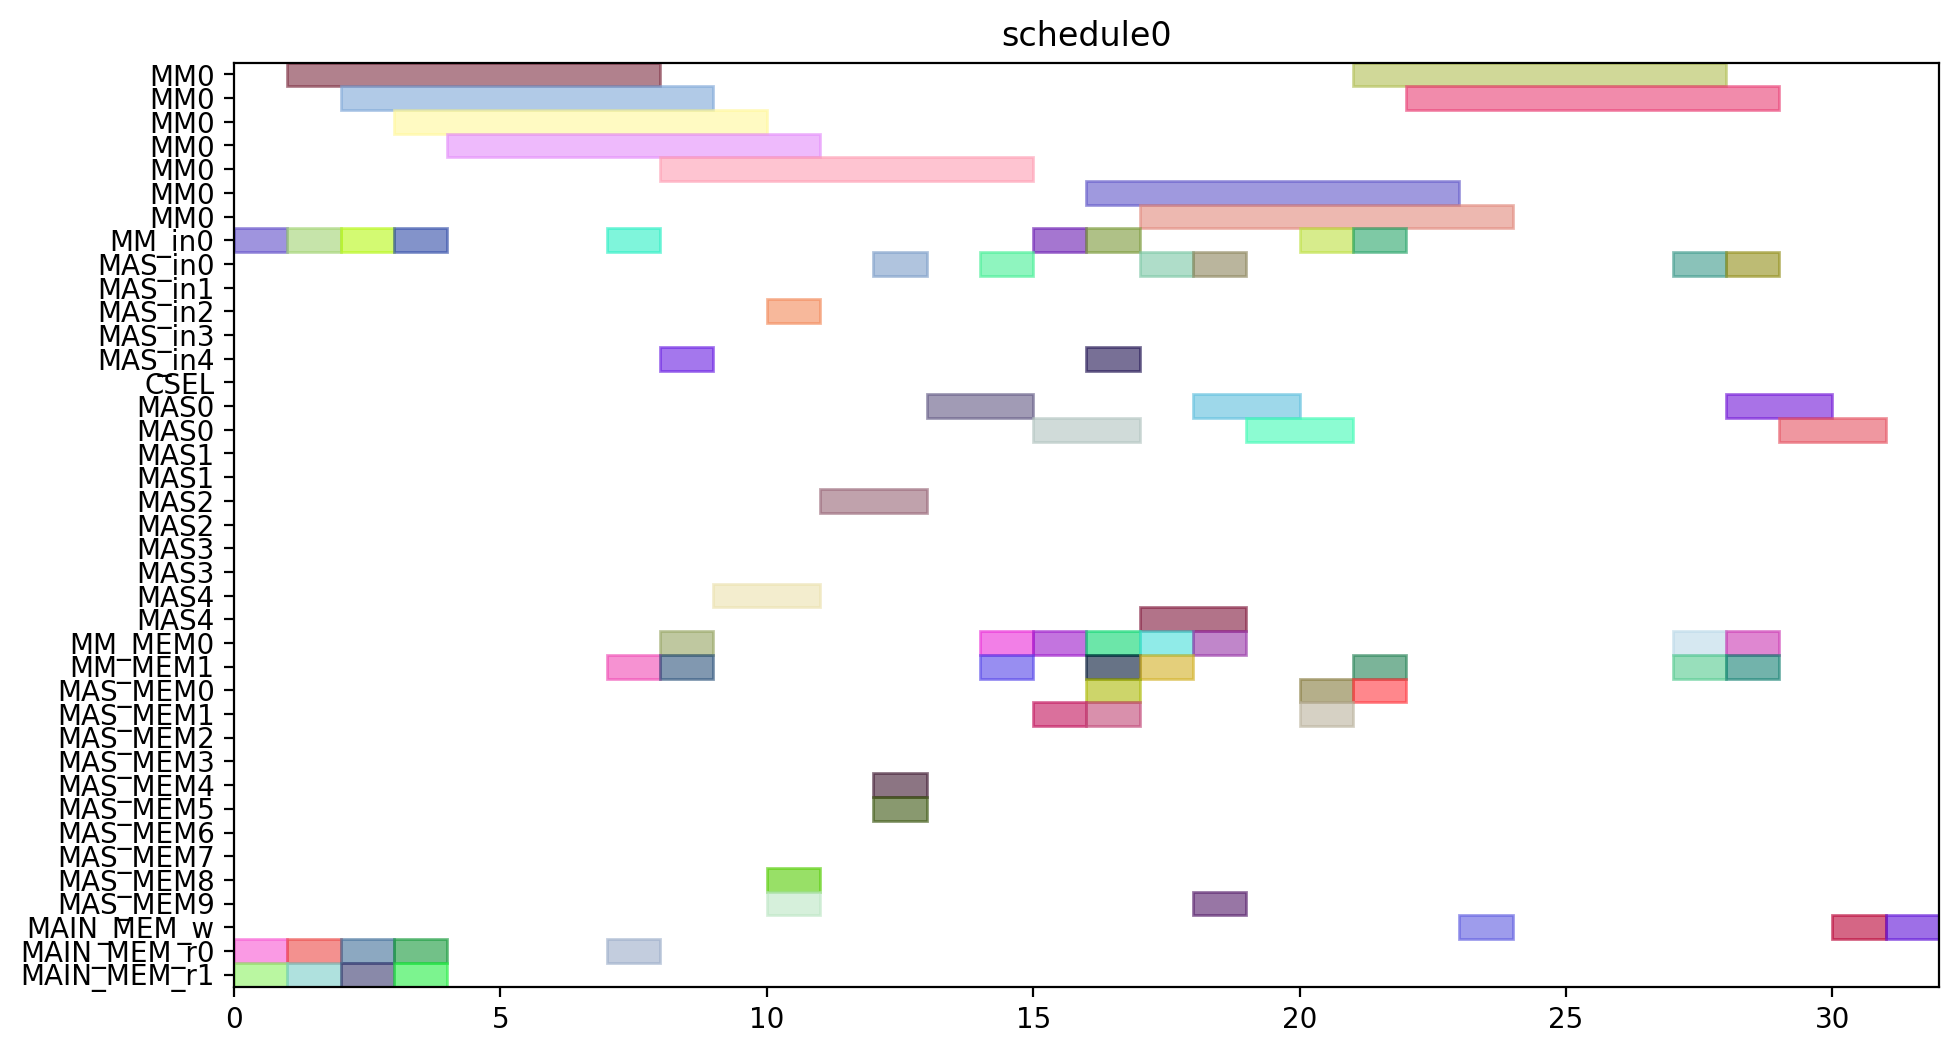

Recreate this plot in Python.
from pyschedule import Scenario, solvers, plotters, alt


def solve():
	horizon = 120
	S = Scenario("schedule0", horizon=horizon)

	# resource
	MM = S.Resources('MM', num=1, size=7)
	MM_in = S.Resources('MM_in', num=1)
	MAS_in = S.Resources('MAS_in', num=5)
	CSEL = S.Resource('CSEL')
	MAS = S.Resources('MAS', num=5, size=2, periods=range(1, horizon))
	MM_MEM = S.Resources('MM_MEM', num=2)
	MAS_MEM = S.Resources('MAS_MEM', num=10)
	MAIN_MEM_w = S.Resource('MAIN_MEM_w', size=1)
	MAIN_MEM_r = S.Resources('MAIN_MEM_r', num=2)

	# result of previous scheduling

	# new tasks
	t0 = S.Task('t0', length=7, delay_cost=1)
	t0 += alt(MM)
	t0_in = S.Task('t0_in', length=1, delay_cost=1)
	t0_in += alt(MM_in)
	S += t0_in*MM_in[0]<=t0*MM[0]
	t0_mem0 = S.Task('t0_mem0', length=1, delay_cost=1)
	t0_mem0 += MAIN_MEM_r[0]
	S += t0_mem0 <= t0

	t0_mem1 = S.Task('t0_mem1', length=1, delay_cost=1)
	t0_mem1 += MAIN_MEM_r[1]
	S += t0_mem1 <= t0

	t3 = S.Task('t3', length=7, delay_cost=1)
	t3 += alt(MM)
	t3_in = S.Task('t3_in', length=1, delay_cost=1)
	t3_in += alt(MM_in)
	S += t3_in*MM_in[0]<=t3*MM[0]
	t3_mem0 = S.Task('t3_mem0', length=1, delay_cost=1)
	t3_mem0 += MAIN_MEM_r[0]
	S += t3_mem0 <= t3

	t3_mem1 = S.Task('t3_mem1', length=1, delay_cost=1)
	t3_mem1 += MAIN_MEM_r[1]
	S += t3_mem1 <= t3

	t1 = S.Task('t1', length=7, delay_cost=1)
	t1 += alt(MM)
	t1_in = S.Task('t1_in', length=1, delay_cost=1)
	t1_in += alt(MM_in)
	S += t1_in*MM_in[0]<=t1*MM[0]
	t1_mem0 = S.Task('t1_mem0', length=1, delay_cost=1)
	t1_mem0 += MAIN_MEM_r[0]
	S += t1_mem0 <= t1

	t1_mem1 = S.Task('t1_mem1', length=1, delay_cost=1)
	t1_mem1 += MAIN_MEM_r[1]
	S += t1_mem1 <= t1

	t2 = S.Task('t2', length=7, delay_cost=1)
	t2 += alt(MM)
	t2_in = S.Task('t2_in', length=1, delay_cost=1)
	t2_in += alt(MM_in)
	S += t2_in*MM_in[0]<=t2*MM[0]
	t2_mem0 = S.Task('t2_mem0', length=1, delay_cost=1)
	t2_mem0 += MAIN_MEM_r[0]
	S += t2_mem0 <= t2

	t2_mem1 = S.Task('t2_mem1', length=1, delay_cost=1)
	t2_mem1 += MAIN_MEM_r[1]
	S += t2_mem1 <= t2

	t4 = S.Task('t4', length=7, delay_cost=1)
	t4 += alt(MM)
	t4_in = S.Task('t4_in', length=1, delay_cost=1)
	t4_in += alt(MM_in)
	S += t4_in*MM_in[0]<=t4*MM[0]
	t4_mem0 = S.Task('t4_mem0', length=1, delay_cost=1)
	t4_mem0 += MAIN_MEM_r[0]
	S += t4_mem0 <= t4

	t4_mem1 = S.Task('t4_mem1', length=1, delay_cost=1)
	t4_mem1 += alt(MM_MEM)
	S += (t2*MM[0])-1 < t4_mem1*MM_MEM[1]
	S += t4_mem1 <= t4

	t5 = S.Task('t5', length=2, delay_cost=1)
	t5 += alt(MAS)
	t5_in = S.Task('t5_in', length=1, delay_cost=1)
	t5_in += alt(MAS_in)
	S += t5_in*MAS_in[0]<=t5*MAS[0]

	S += t5_in*MAS_in[1]<=t5*MAS[1]

	S += t5_in*MAS_in[2]<=t5*MAS[2]

	S += t5_in*MAS_in[3]<=t5*MAS[3]

	S += t5_in*MAS_in[4]<=t5*MAS[4]

	t5_mem0 = S.Task('t5_mem0', length=1, delay_cost=1)
	t5_mem0 += alt(MM_MEM)
	S += (t0*MM[0])-1 < t5_mem0*MM_MEM[0]
	S += t5_mem0 <= t5

	t5_mem1 = S.Task('t5_mem1', length=1, delay_cost=1)
	t5_mem1 += alt(MM_MEM)
	S += (t0*MM[0])-1 < t5_mem1*MM_MEM[1]
	S += t5_mem1 <= t5

	t6 = S.Task('t6', length=2, delay_cost=1)
	t6 += alt(MAS)
	t6_in = S.Task('t6_in', length=1, delay_cost=1)
	t6_in += alt(MAS_in)
	S += t6_in*MAS_in[0]<=t6*MAS[0]

	S += t6_in*MAS_in[1]<=t6*MAS[1]

	S += t6_in*MAS_in[2]<=t6*MAS[2]

	S += t6_in*MAS_in[3]<=t6*MAS[3]

	S += t6_in*MAS_in[4]<=t6*MAS[4]

	t6_mem0 = S.Task('t6_mem0', length=1, delay_cost=1)
	t6_mem0 += alt(MAS_MEM)
	S += (t5*MAS[0])-1 < t6_mem0*MAS_MEM[0]
	S += (t5*MAS[1])-1 < t6_mem0*MAS_MEM[2]
	S += (t5*MAS[2])-1 < t6_mem0*MAS_MEM[4]
	S += (t5*MAS[3])-1 < t6_mem0*MAS_MEM[6]
	S += (t5*MAS[4])-1 < t6_mem0*MAS_MEM[8]
	S += t6_mem0 <= t6

	t6_mem1 = S.Task('t6_mem1', length=1, delay_cost=1)
	t6_mem1 += alt(MAS_MEM)
	S += (t5*MAS[0])-1 < t6_mem1*MAS_MEM[1]
	S += (t5*MAS[1])-1 < t6_mem1*MAS_MEM[3]
	S += (t5*MAS[2])-1 < t6_mem1*MAS_MEM[5]
	S += (t5*MAS[3])-1 < t6_mem1*MAS_MEM[7]
	S += (t5*MAS[4])-1 < t6_mem1*MAS_MEM[9]
	S += t6_mem1 <= t6

	t9 = S.Task('t9', length=2, delay_cost=1)
	t9 += alt(MAS)
	t9_in = S.Task('t9_in', length=1, delay_cost=1)
	t9_in += alt(MAS_in)
	S += t9_in*MAS_in[0]<=t9*MAS[0]

	S += t9_in*MAS_in[1]<=t9*MAS[1]

	S += t9_in*MAS_in[2]<=t9*MAS[2]

	S += t9_in*MAS_in[3]<=t9*MAS[3]

	S += t9_in*MAS_in[4]<=t9*MAS[4]

	t9_mem0 = S.Task('t9_mem0', length=1, delay_cost=1)
	t9_mem0 += alt(MM_MEM)
	S += (t0*MM[0])-1 < t9_mem0*MM_MEM[0]
	S += t9_mem0 <= t9

	t9_mem1 = S.Task('t9_mem1', length=1, delay_cost=1)
	t9_mem1 += alt(MM_MEM)
	S += (t4*MM[0])-1 < t9_mem1*MM_MEM[1]
	S += t9_mem1 <= t9

	t10 = S.Task('t10', length=2, delay_cost=1)
	t10 += alt(MAS)
	t10_in = S.Task('t10_in', length=1, delay_cost=1)
	t10_in += alt(MAS_in)
	S += t10_in*MAS_in[0]<=t10*MAS[0]

	S += t10_in*MAS_in[1]<=t10*MAS[1]

	S += t10_in*MAS_in[2]<=t10*MAS[2]

	S += t10_in*MAS_in[3]<=t10*MAS[3]

	S += t10_in*MAS_in[4]<=t10*MAS[4]

	t10_mem0 = S.Task('t10_mem0', length=1, delay_cost=1)
	t10_mem0 += alt(MM_MEM)
	S += (t4*MM[0])-1 < t10_mem0*MM_MEM[0]
	S += t10_mem0 <= t10

	t10_mem1 = S.Task('t10_mem1', length=1, delay_cost=1)
	t10_mem1 += alt(MM_MEM)
	S += (t4*MM[0])-1 < t10_mem1*MM_MEM[1]
	S += t10_mem1 <= t10

	t7 = S.Task('t7', length=2, delay_cost=1)
	t7 += alt(MAS)
	t7_in = S.Task('t7_in', length=1, delay_cost=1)
	t7_in += alt(MAS_in)
	S += t7_in*MAS_in[0]<=t7*MAS[0]

	S += t7_in*MAS_in[1]<=t7*MAS[1]

	S += t7_in*MAS_in[2]<=t7*MAS[2]

	S += t7_in*MAS_in[3]<=t7*MAS[3]

	S += t7_in*MAS_in[4]<=t7*MAS[4]

	t7_mem0 = S.Task('t7_mem0', length=1, delay_cost=1)
	t7_mem0 += alt(MAS_MEM)
	S += (t6*MAS[0])-1 < t7_mem0*MAS_MEM[0]
	S += (t6*MAS[1])-1 < t7_mem0*MAS_MEM[2]
	S += (t6*MAS[2])-1 < t7_mem0*MAS_MEM[4]
	S += (t6*MAS[3])-1 < t7_mem0*MAS_MEM[6]
	S += (t6*MAS[4])-1 < t7_mem0*MAS_MEM[8]
	S += t7_mem0 <= t7

	t7_mem1 = S.Task('t7_mem1', length=1, delay_cost=1)
	t7_mem1 += alt(MAS_MEM)
	S += (t6*MAS[0])-1 < t7_mem1*MAS_MEM[1]
	S += (t6*MAS[1])-1 < t7_mem1*MAS_MEM[3]
	S += (t6*MAS[2])-1 < t7_mem1*MAS_MEM[5]
	S += (t6*MAS[3])-1 < t7_mem1*MAS_MEM[7]
	S += (t6*MAS[4])-1 < t7_mem1*MAS_MEM[9]
	S += t7_mem1 <= t7

	t11 = S.Task('t11', length=2, delay_cost=1)
	t11 += alt(MAS)
	t11_in = S.Task('t11_in', length=1, delay_cost=1)
	t11_in += alt(MAS_in)
	S += t11_in*MAS_in[0]<=t11*MAS[0]

	S += t11_in*MAS_in[1]<=t11*MAS[1]

	S += t11_in*MAS_in[2]<=t11*MAS[2]

	S += t11_in*MAS_in[3]<=t11*MAS[3]

	S += t11_in*MAS_in[4]<=t11*MAS[4]

	t11_mem0 = S.Task('t11_mem0', length=1, delay_cost=1)
	t11_mem0 += alt(MAS_MEM)
	S += (t10*MAS[0])-1 < t11_mem0*MAS_MEM[0]
	S += (t10*MAS[1])-1 < t11_mem0*MAS_MEM[2]
	S += (t10*MAS[2])-1 < t11_mem0*MAS_MEM[4]
	S += (t10*MAS[3])-1 < t11_mem0*MAS_MEM[6]
	S += (t10*MAS[4])-1 < t11_mem0*MAS_MEM[8]
	S += t11_mem0 <= t11

	t11_mem1 = S.Task('t11_mem1', length=1, delay_cost=1)
	t11_mem1 += alt(MM_MEM)
	S += (t4*MM[0])-1 < t11_mem1*MM_MEM[1]
	S += t11_mem1 <= t11

	t8 = S.Task('t8', length=7, delay_cost=1)
	t8 += alt(MM)
	t8_in = S.Task('t8_in', length=1, delay_cost=1)
	t8_in += alt(MM_in)
	S += t8_in*MM_in[0]<=t8*MM[0]
	t8_mem0 = S.Task('t8_mem0', length=1, delay_cost=1)
	t8_mem0 += alt(MM_MEM)
	S += (t4*MM[0])-1 < t8_mem0*MM_MEM[0]
	S += t8_mem0 <= t8

	t8_mem1 = S.Task('t8_mem1', length=1, delay_cost=1)
	t8_mem1 += alt(MAS_MEM)
	S += (t7*MAS[0])-1 < t8_mem1*MAS_MEM[1]
	S += (t7*MAS[1])-1 < t8_mem1*MAS_MEM[3]
	S += (t7*MAS[2])-1 < t8_mem1*MAS_MEM[5]
	S += (t7*MAS[3])-1 < t8_mem1*MAS_MEM[7]
	S += (t7*MAS[4])-1 < t8_mem1*MAS_MEM[9]
	S += t8_mem1 <= t8

	new_PZ = S.Task('new_PZ', length=7, delay_cost=1)
	new_PZ += alt(MM)
	new_PZ_in = S.Task('new_PZ_in', length=1, delay_cost=1)
	new_PZ_in += alt(MM_in)
	S += new_PZ_in*MM_in[0]<=new_PZ*MM[0]
	S += 0<new_PZ

	new_PZ_w = S.Task('new_PZ_w', length=1, delay_cost=1)
	new_PZ_w += alt(MAIN_MEM_w)
	S += new_PZ <= new_PZ_w

	new_PZ_mem0 = S.Task('new_PZ_mem0', length=1, delay_cost=1)
	new_PZ_mem0 += alt(MM_MEM)
	S += (t1*MM[0])-1 < new_PZ_mem0*MM_MEM[0]
	S += new_PZ_mem0 <= new_PZ

	new_PZ_mem1 = S.Task('new_PZ_mem1', length=1, delay_cost=1)
	new_PZ_mem1 += alt(MAS_MEM)
	S += (t7*MAS[0])-1 < new_PZ_mem1*MAS_MEM[1]
	S += (t7*MAS[1])-1 < new_PZ_mem1*MAS_MEM[3]
	S += (t7*MAS[2])-1 < new_PZ_mem1*MAS_MEM[5]
	S += (t7*MAS[3])-1 < new_PZ_mem1*MAS_MEM[7]
	S += (t7*MAS[4])-1 < new_PZ_mem1*MAS_MEM[9]
	S += new_PZ_mem1 <= new_PZ

	t12 = S.Task('t12', length=2, delay_cost=1)
	t12 += alt(MAS)
	t12_in = S.Task('t12_in', length=1, delay_cost=1)
	t12_in += alt(MAS_in)
	S += t12_in*MAS_in[0]<=t12*MAS[0]

	S += t12_in*MAS_in[1]<=t12*MAS[1]

	S += t12_in*MAS_in[2]<=t12*MAS[2]

	S += t12_in*MAS_in[3]<=t12*MAS[3]

	S += t12_in*MAS_in[4]<=t12*MAS[4]

	t12_mem0 = S.Task('t12_mem0', length=1, delay_cost=1)
	t12_mem0 += alt(MM_MEM)
	S += (t0*MM[0])-1 < t12_mem0*MM_MEM[0]
	S += t12_mem0 <= t12

	t12_mem1 = S.Task('t12_mem1', length=1, delay_cost=1)
	t12_mem1 += alt(MAS_MEM)
	S += (t11*MAS[0])-1 < t12_mem1*MAS_MEM[1]
	S += (t11*MAS[1])-1 < t12_mem1*MAS_MEM[3]
	S += (t11*MAS[2])-1 < t12_mem1*MAS_MEM[5]
	S += (t11*MAS[3])-1 < t12_mem1*MAS_MEM[7]
	S += (t11*MAS[4])-1 < t12_mem1*MAS_MEM[9]
	S += t12_mem1 <= t12

	t13 = S.Task('t13', length=7, delay_cost=1)
	t13 += alt(MM)
	t13_in = S.Task('t13_in', length=1, delay_cost=1)
	t13_in += alt(MM_in)
	S += t13_in*MM_in[0]<=t13*MM[0]
	t13_mem0 = S.Task('t13_mem0', length=1, delay_cost=1)
	t13_mem0 += alt(MAS_MEM)
	S += (t12*MAS[0])-1 < t13_mem0*MAS_MEM[0]
	S += (t12*MAS[1])-1 < t13_mem0*MAS_MEM[2]
	S += (t12*MAS[2])-1 < t13_mem0*MAS_MEM[4]
	S += (t12*MAS[3])-1 < t13_mem0*MAS_MEM[6]
	S += (t12*MAS[4])-1 < t13_mem0*MAS_MEM[8]
	S += t13_mem0 <= t13

	t13_mem1 = S.Task('t13_mem1', length=1, delay_cost=1)
	t13_mem1 += alt(MAS_MEM)
	S += (t9*MAS[0])-1 < t13_mem1*MAS_MEM[1]
	S += (t9*MAS[1])-1 < t13_mem1*MAS_MEM[3]
	S += (t9*MAS[2])-1 < t13_mem1*MAS_MEM[5]
	S += (t9*MAS[3])-1 < t13_mem1*MAS_MEM[7]
	S += (t9*MAS[4])-1 < t13_mem1*MAS_MEM[9]
	S += t13_mem1 <= t13

	t14 = S.Task('t14', length=7, delay_cost=1)
	t14 += alt(MM)
	t14_in = S.Task('t14_in', length=1, delay_cost=1)
	t14_in += alt(MM_in)
	S += t14_in*MM_in[0]<=t14*MM[0]
	t14_mem0 = S.Task('t14_mem0', length=1, delay_cost=1)
	t14_mem0 += alt(MAS_MEM)
	S += (t12*MAS[0])-1 < t14_mem0*MAS_MEM[0]
	S += (t12*MAS[1])-1 < t14_mem0*MAS_MEM[2]
	S += (t12*MAS[2])-1 < t14_mem0*MAS_MEM[4]
	S += (t12*MAS[3])-1 < t14_mem0*MAS_MEM[6]
	S += (t12*MAS[4])-1 < t14_mem0*MAS_MEM[8]
	S += t14_mem0 <= t14

	t14_mem1 = S.Task('t14_mem1', length=1, delay_cost=1)
	t14_mem1 += alt(MM_MEM)
	S += (t3*MM[0])-1 < t14_mem1*MM_MEM[1]
	S += t14_mem1 <= t14

	new_PY = S.Task('new_PY', length=2, delay_cost=1)
	new_PY += alt(MAS)
	new_PY_in = S.Task('new_PY_in', length=1, delay_cost=1)
	new_PY_in += alt(MAS_in)
	S += new_PY_in*MAS_in[0]<=new_PY*MAS[0]

	S += new_PY_in*MAS_in[1]<=new_PY*MAS[1]

	S += new_PY_in*MAS_in[2]<=new_PY*MAS[2]

	S += new_PY_in*MAS_in[3]<=new_PY*MAS[3]

	S += new_PY_in*MAS_in[4]<=new_PY*MAS[4]

	S += 0<new_PY

	new_PY_w = S.Task('new_PY_w', length=1, delay_cost=1)
	new_PY_w += alt(MAIN_MEM_w)
	S += new_PY <= new_PY_w

	new_PY_mem0 = S.Task('new_PY_mem0', length=1, delay_cost=1)
	new_PY_mem0 += alt(MM_MEM)
	S += (t8*MM[0])-1 < new_PY_mem0*MM_MEM[0]
	S += new_PY_mem0 <= new_PY

	new_PY_mem1 = S.Task('new_PY_mem1', length=1, delay_cost=1)
	new_PY_mem1 += alt(MM_MEM)
	S += (t13*MM[0])-1 < new_PY_mem1*MM_MEM[1]
	S += new_PY_mem1 <= new_PY

	new_PX = S.Task('new_PX', length=2, delay_cost=1)
	new_PX += alt(MAS)
	new_PX_in = S.Task('new_PX_in', length=1, delay_cost=1)
	new_PX_in += alt(MAS_in)
	S += new_PX_in*MAS_in[0]<=new_PX*MAS[0]

	S += new_PX_in*MAS_in[1]<=new_PX*MAS[1]

	S += new_PX_in*MAS_in[2]<=new_PX*MAS[2]

	S += new_PX_in*MAS_in[3]<=new_PX*MAS[3]

	S += new_PX_in*MAS_in[4]<=new_PX*MAS[4]

	S += 0<new_PX

	new_PX_w = S.Task('new_PX_w', length=1, delay_cost=1)
	new_PX_w += alt(MAIN_MEM_w)
	S += new_PX <= new_PX_w

	new_PX_mem0 = S.Task('new_PX_mem0', length=1, delay_cost=1)
	new_PX_mem0 += alt(MM_MEM)
	S += (t14*MM[0])-1 < new_PX_mem0*MM_MEM[0]
	S += new_PX_mem0 <= new_PX

	new_PX_mem1 = S.Task('new_PX_mem1', length=1, delay_cost=1)
	new_PX_mem1 += alt(MM_MEM)
	S += (t14*MM[0])-1 < new_PX_mem1*MM_MEM[1]
	S += new_PX_mem1 <= new_PX

	solvers.mip.solve(S,msg=1,kind='CPLEX',ratio_gap=1.01)

	solution = [['hoge']*len(S.solution()[1]) for i in range(len(S.solution()))]
	for i in range(len(S.solution())):
		for j in range(len(S.solution()[i])):
			solution[i][j]=str(S.solution()[i][j])
	print(solution)

	cycles = int(solution[-1][3])

	pic_file_name = "/mnt/rose/usr1/fukuda/ABE/multiRAM_multiMAS_16mux/scheduling_result/stage7MM1_stage2MAS5/EP_DBL_A_0/schedule0.png"
	if(S.solution() != []):
		plotters.matplotlib.plot(S,img_filename=pic_file_name, show_task_labels=False, fig_size=(cycles*0.25+3, 6))

	return solution
